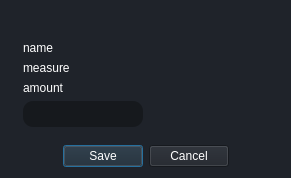
<?xml version="1.0" encoding="UTF-8"?>
<ui version="4.0">
 <class>elementProduct</class>
 <widget class="QWidget" name="elementProduct">
  <property name="geometry">
   <rect>
    <x>0</x>
    <y>0</y>
    <width>291</width>
    <height>165</height>
   </rect>
  </property>
  <property name="sizePolicy">
   <sizepolicy hsizetype="Preferred" vsizetype="Maximum">
    <horstretch>0</horstretch>
    <verstretch>0</verstretch>
   </sizepolicy>
  </property>
  <property name="minimumSize">
   <size>
    <width>0</width>
    <height>0</height>
   </size>
  </property>
  <property name="maximumSize">
   <size>
    <width>350</width>
    <height>165</height>
   </size>
  </property>
  <property name="windowTitle">
   <string>Form</string>
  </property>
  <property name="styleSheet">
   <string notr="true">* {
	color: #fff;
	background-color: #1f232a;
}

QLineEdit {
	background-color: #16191d;
	padding: 5px 10px;
	border-top-left-radius: 10px;
	border-bottom-left-radius: 10px;
	border-top-right-radius: 10px;
	border-bottom-right-radius: 10px;
}</string>
  </property>
  <layout class="QVBoxLayout" name="verticalLayout_2">
   <item>
    <widget class="QGroupBox" name="groupBox">
     <property name="minimumSize">
      <size>
       <width>0</width>
       <height>0</height>
      </size>
     </property>
     <property name="maximumSize">
      <size>
       <width>16777215</width>
       <height>16777215</height>
      </size>
     </property>
     <property name="styleSheet">
      <string notr="true">border: none</string>
     </property>
     <property name="title">
      <string/>
     </property>
     <layout class="QHBoxLayout" name="horizontalLayout">
      <property name="spacing">
       <number>0</number>
      </property>
      <property name="leftMargin">
       <number>0</number>
      </property>
      <property name="topMargin">
       <number>15</number>
      </property>
      <property name="rightMargin">
       <number>0</number>
      </property>
      <property name="bottomMargin">
       <number>0</number>
      </property>
      <item>
       <widget class="QFrame" name="frame_2">
        <property name="frameShape">
         <enum>QFrame::StyledPanel</enum>
        </property>
        <property name="frameShadow">
         <enum>QFrame::Raised</enum>
        </property>
        <layout class="QVBoxLayout" name="verticalLayout">
         <item>
          <widget class="QLabel" name="nameIngredient">
           <property name="text">
            <string>name</string>
           </property>
          </widget>
         </item>
         <item>
          <widget class="QLabel" name="measureIngredient">
           <property name="text">
            <string>measure</string>
           </property>
          </widget>
         </item>
         <item>
          <widget class="QLabel" name="amount">
           <property name="font">
            <font>
             <weight>50</weight>
             <italic>false</italic>
             <bold>false</bold>
            </font>
           </property>
           <property name="mouseTracking">
            <bool>false</bool>
           </property>
           <property name="text">
            <string>amount</string>
           </property>
          </widget>
         </item>
         <item>
          <widget class="QLineEdit" name="inputAmount">
           <property name="maximumSize">
            <size>
             <width>120</width>
             <height>16777215</height>
            </size>
           </property>
           <property name="autoFillBackground">
            <bool>false</bool>
           </property>
           <property name="inputMethodHints">
            <set>Qt::ImhFormattedNumbersOnly</set>
           </property>
           <property name="clearButtonEnabled">
            <bool>true</bool>
           </property>
          </widget>
         </item>
        </layout>
       </widget>
      </item>
      <item>
       <widget class="QFrame" name="frame">
        <property name="frameShape">
         <enum>QFrame::StyledPanel</enum>
        </property>
        <property name="frameShadow">
         <enum>QFrame::Raised</enum>
        </property>
        <layout class="QVBoxLayout" name="verticalLayout_3">
         <item>
          <widget class="QPushButton" name="deleteProductBtn">
           <property name="text">
            <string/>
           </property>
           <property name="icon">
            <iconset resource="resources.qrc">
             <normaloff>:/icons/trash-2.svg</normaloff>:/icons/trash-2.svg</iconset>
           </property>
           <property name="iconSize">
            <size>
             <width>24</width>
             <height>24</height>
            </size>
           </property>
          </widget>
         </item>
         <item>
          <widget class="QPushButton" name="editProductBtn">
           <property name="text">
            <string/>
           </property>
           <property name="icon">
            <iconset resource="resources.qrc">
             <normaloff>:/icons/edit.svg</normaloff>:/icons/edit.svg</iconset>
           </property>
           <property name="iconSize">
            <size>
             <width>24</width>
             <height>24</height>
            </size>
           </property>
          </widget>
         </item>
        </layout>
       </widget>
      </item>
     </layout>
    </widget>
   </item>
   <item>
    <widget class="QDialogButtonBox" name="buttonBox">
     <property name="standardButtons">
      <set>QDialogButtonBox::Cancel|QDialogButtonBox::Save</set>
     </property>
     <property name="centerButtons">
      <bool>true</bool>
     </property>
    </widget>
   </item>
  </layout>
 </widget>
 <resources>
  <include location="resources.qrc"/>
 </resources>
 <connections/>
</ui>
